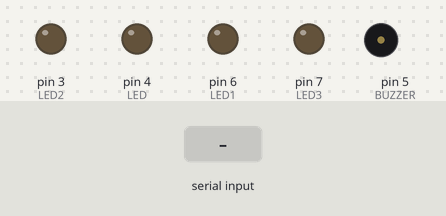
A sketch run on a simulated Arduino Uno, built with avr-gcc and run on an emulated ATmega328P. Shown: output pins drawn as LEDs (lit = HIGH), buzzer (waves = sounding). The test bench sets the inputs (shaded band).

Above: at 1.2 s.
1.3 s: byte 90 received over Serial
At 2.1 s:
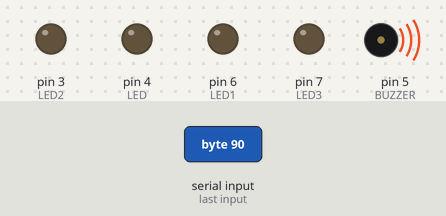
2.8 s: byte 120 received over Serial
At 3.7 s:
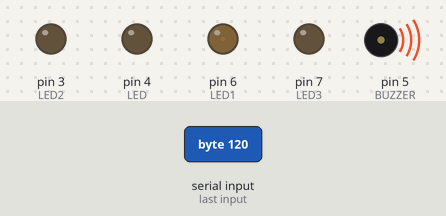
Timing chart, 0 to 5.8 s (numbered marks = the images above; inputs shaded):
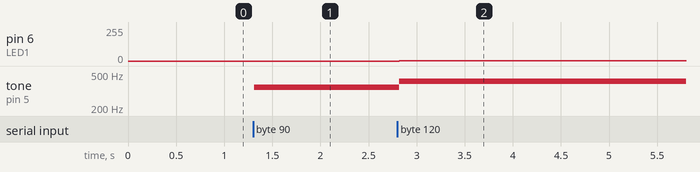

Measured:
- after the input at 1.3 s, tone on pin 5 (BUZZER): silent → 351 Hz at once
- after the input at 2.8 s, pin 6 (LED1): 0/255 → 1/255 at once; tone on pin 5 (BUZZER): 351 Hz → 414 Hz at once

The sketch:

SS9_Random_Arduino.ino
```cpp
//////////////////////////////////////////////////////////////////////////////////////////
/*
   Pair with Processing piezo sketch, to control piezo with Processing interface.
   For more info on piezos, see:
   https://create.arduino.cc/projecthub/SURYATEJA/use-a-buzzer-module-piezo-speaker-using-arduino-uno-89df45
   and
   https://learn.sparkfun.com/tutorials/sik-experiment-guide-for-arduino---v32/experiment-11-using-a-piezo-buzzer
   For tone(): https://www.arduino.cc/reference/en/language/functions/advanced-io/tone/
*/
//////////////////////////////////////////////////////////////////////////////////////////

const int BUZZER = 5; //buzzer to arduino pin 5
int val = 0; //tracks incoming value from Serial port
int frequency=0; //tracks value to send to piezo
const int LED = 4;
const int LED1 = 6;
const int LED2 = 3;
const int LED3 = 7;

void setup() {
  pinMode(BUZZER, OUTPUT);
  Serial.begin (9600); //start serial communication at 9600 baud
  pinMode(LED, OUTPUT);
  pinMode(LED1, OUTPUT);
  pinMode(LED2, OUTPUT);
  pinMode(LED3, OUTPUT);
}

void loop() {
  if (Serial.available()) { // If data is available to read
    val = Serial.read(); // read it and store it in val
    delay (10);

  }
//    frequency = map (val, 0, 255, 100, 1500);
//    tone (BUZZER, frequency, 10);  // send frequency at 10 millis duration
//    delay (1);

  if (val > 50 && val < 100){
     tone(BUZZER, 261 + val); // play the tone in each array position
     delay(500);
     analogWrite(LED, HIGH);
  }else if ( val > 100 && val < 150){
    tone(BUZZER, 294 + val); // play the tone in each array position
    analogWrite(LED1, HIGH);
    delay(500);
  }else if ( val > 150 && val < 200){
    tone(BUZZER, 329 + HIGH); // play the tone in each array position
    delay(500);
    analogWrite(LED2, val);
   } else if ( val > 200 && val < 257){
    tone(BUZZER, 349 + val); // play the tone in each array position
    delay(500);
    analogWrite(LED3, HIGH);
  }else{
     noTone(BUZZER);
    analogWrite(LED, LOW);
    analogWrite(LED1, LOW);
    analogWrite(LED2, LOW);
    analogWrite(LED3, LOW);
   }

}
```
